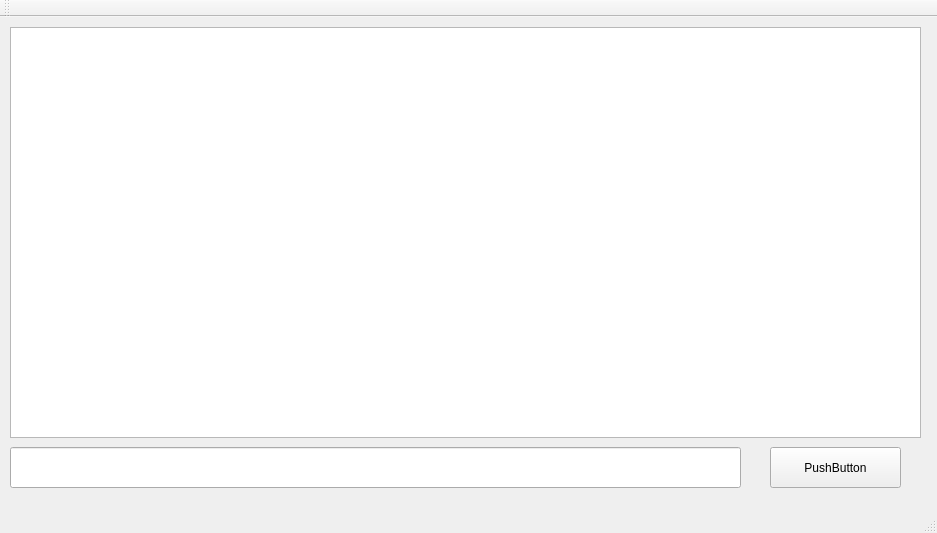
<?xml version="1.0" encoding="UTF-8"?>
<ui version="4.0">
 <class>MainWindow</class>
 <widget class="QMainWindow" name="MainWindow">
  <property name="geometry">
   <rect>
    <x>0</x>
    <y>0</y>
    <width>937</width>
    <height>533</height>
   </rect>
  </property>
  <property name="windowTitle">
   <string>MainWindow</string>
  </property>
  <widget class="QWidget" name="centralWidget">
   <widget class="QTextEdit" name="textEdit">
    <property name="geometry">
     <rect>
      <x>10</x>
      <y>10</y>
      <width>911</width>
      <height>411</height>
     </rect>
    </property>
   </widget>
   <widget class="QPushButton" name="pushButton">
    <property name="geometry">
     <rect>
      <x>770</x>
      <y>430</y>
      <width>131</width>
      <height>41</height>
     </rect>
    </property>
    <property name="text">
     <string>PushButton</string>
    </property>
   </widget>
   <widget class="QLineEdit" name="lineEdit">
    <property name="geometry">
     <rect>
      <x>10</x>
      <y>430</y>
      <width>731</width>
      <height>41</height>
     </rect>
    </property>
   </widget>
  </widget>
  <widget class="QMenuBar" name="menuBar">
   <property name="geometry">
    <rect>
     <x>0</x>
     <y>0</y>
     <width>937</width>
     <height>22</height>
    </rect>
   </property>
  </widget>
  <widget class="QToolBar" name="mainToolBar">
   <attribute name="toolBarArea">
    <enum>TopToolBarArea</enum>
   </attribute>
   <attribute name="toolBarBreak">
    <bool>false</bool>
   </attribute>
  </widget>
  <widget class="QStatusBar" name="statusBar"/>
 </widget>
 <layoutdefault spacing="6" margin="11"/>
 <resources/>
 <connections/>
</ui>
